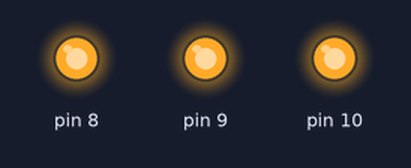
The sketch below on a simulated Arduino Uno, built with avr-gcc and run on an emulated ATmega328P. Parts: output pins drawn as LEDs (lit = HIGH).

Above: at 0.1 s.
Timing chart, 0 to 1.6 s (numbered marks = the images above):
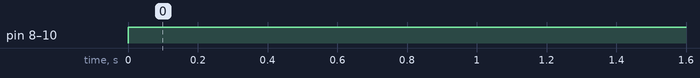

Measured:
- by itself, pin 8–10: LOW → HIGH at 0.00 s

The sketch:

tunrOnLEDs.ino
```cpp
//Turn LEDs on

// the setup function runs once when you press reset or power the board
void setup() {
       // initialize digital pin 8, 9, and 10 as an output.
  pinMode(8, OUTPUT);
  pinMode(9, OUTPUT);
  pinMode(10, OUTPUT);
}

// the loop function runs over and over again forever
void loop() {
  digitalWrite(8, HIGH);   // turn the LED on (HIGH is the voltage level)
  digitalWrite(9, HIGH);    // turn the LED on (HIGH is the voltage level)
  digitalWrite(10, HIGH);    // turn the LED on (HIGH is the voltage level)
}
```
